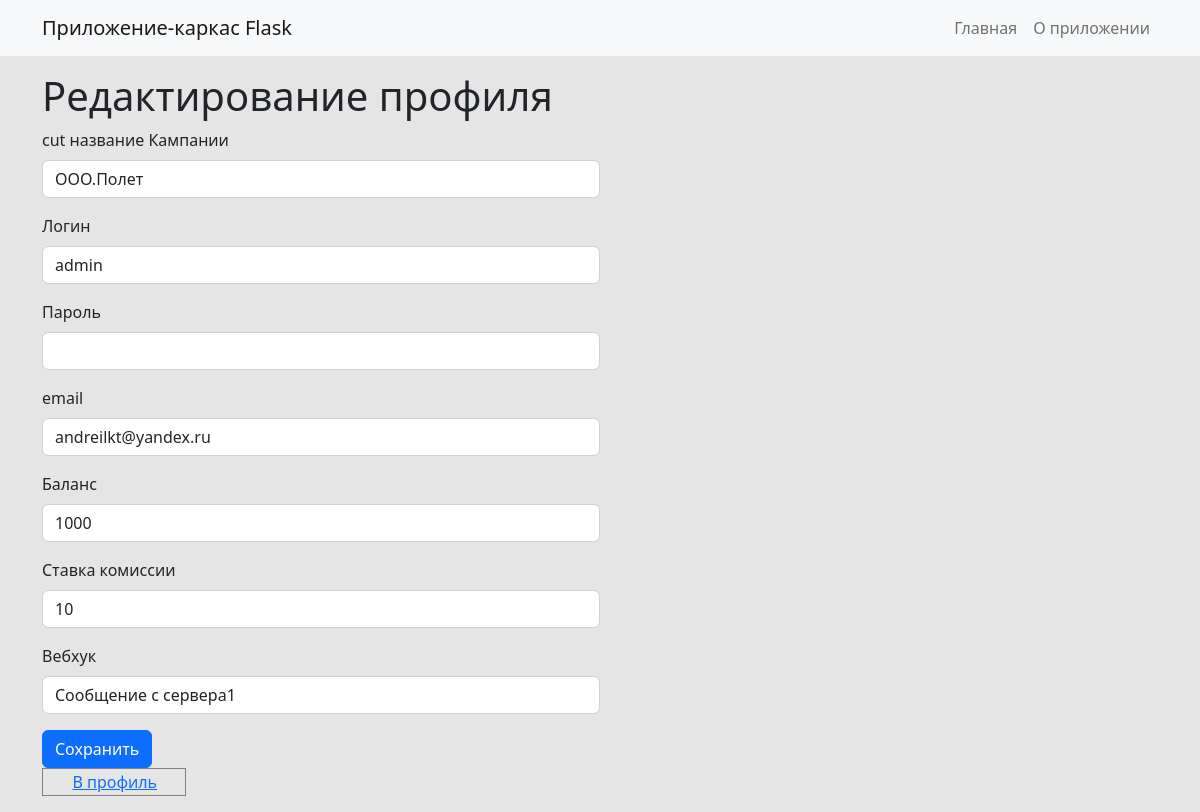
Screenshot of /edit/1 with the database file from the repository.
### models.py (models this page shows, shortened)
class User(UserMixin, db.Model):
    id = db.Column(db.Integer, primary_key=True)
    name = db.Column(db.String(100), )
    username = db.Column(db.String(50), unique=True, nullable=False)
    password = db.Column(db.String(255), nullable=False)
    email = db.Column(db.String(120), unique=True, nullable=False)
    balance = db.Column(db.Integer)
    commission_rate = db.Column(db.Integer)
    URL_webhook = db.Column(db.String(100))

### app.py (the view, shortened to what this page needs)
@app.route('/edit/<int:id>', methods=['GET', 'POST'])
def edit_user(id):
    user = User.query.get_or_404(id)
    return render_template('edit.html', user=user)

### templates/edit.html
{% extends 'base.html' %}
{% block content %}
<h1>Редактирование профиля</h1>
<div class="col-6">
    <form method="post" action="{{ url_for('edit_user', id=user.id) }}">
        <div class="mb-3">cut
            <label for="name" class="form-label">название Кампании</label>
            <input type="text" class="form-control" id="name" name="name" value="{{ user.name }}" required>
        </div>
        <div class="mb-3">
            <label for="username" class="form-label">Логин</label>
            <input type="text" class="form-control" id="username" name="username" value="{{ user.username }}" required>
        </div>
                <div class="mb-3">
                    <label for="password" class="form-label">Пароль</label>
                    <input type="text" class="form-control" id="password" name="password" value="" required>
                </div>
        <div class="mb-3">
            <label for="email" class="form-label">email</label>
            <input type="text" class="form-control" id="email" name="email" value="{{ user.email }}" required>
        </div>
        <div class="mb-3">
            <label for="balance" class="form-label">Баланс</label>
            <input type="text" class="form-control" id="balance" name="balance" value="{{ user.balance }}" required>
        </div>
        <div class="mb-3">
            <label for="commission_rate" class="form-label">Ставка комиссии</label>
            <input type="text" class="form-control" id="commission_rate" name="commission_rate"
                   value="{{ user.commission_rate }}" required>
        </div>
        <div class="mb-3">
            <label for="URL_webhook" class="form-label">Вебхук</label>
            <input type="text" class="form-control" id="URL_webhook" name="URL_webhook"
                   value="{{ user.URL_webhook }}" required>
        </div>
        <button type="submit" class="btn btn-primary">Сохранить</button>
    </form>
</div>
<table border=1 style="cellpadding: 5; cellspacing:5 ">
    <tr align=center>
        <td>
        <td width="140"><a href="{{ url_for('profile') }}">В профиль</a></td>
    </tr>
</table>
{% endblock %}

### static/custom.css (style rules this page uses)
body { background-color: #e5e5e5; }

### rows the page displays
User: name "ООО.Полет", username "admin", email "andreilkt@yandex.ru", balance "1000", commission_rate "10", URL_webhook "Сообщение с сервера1"
